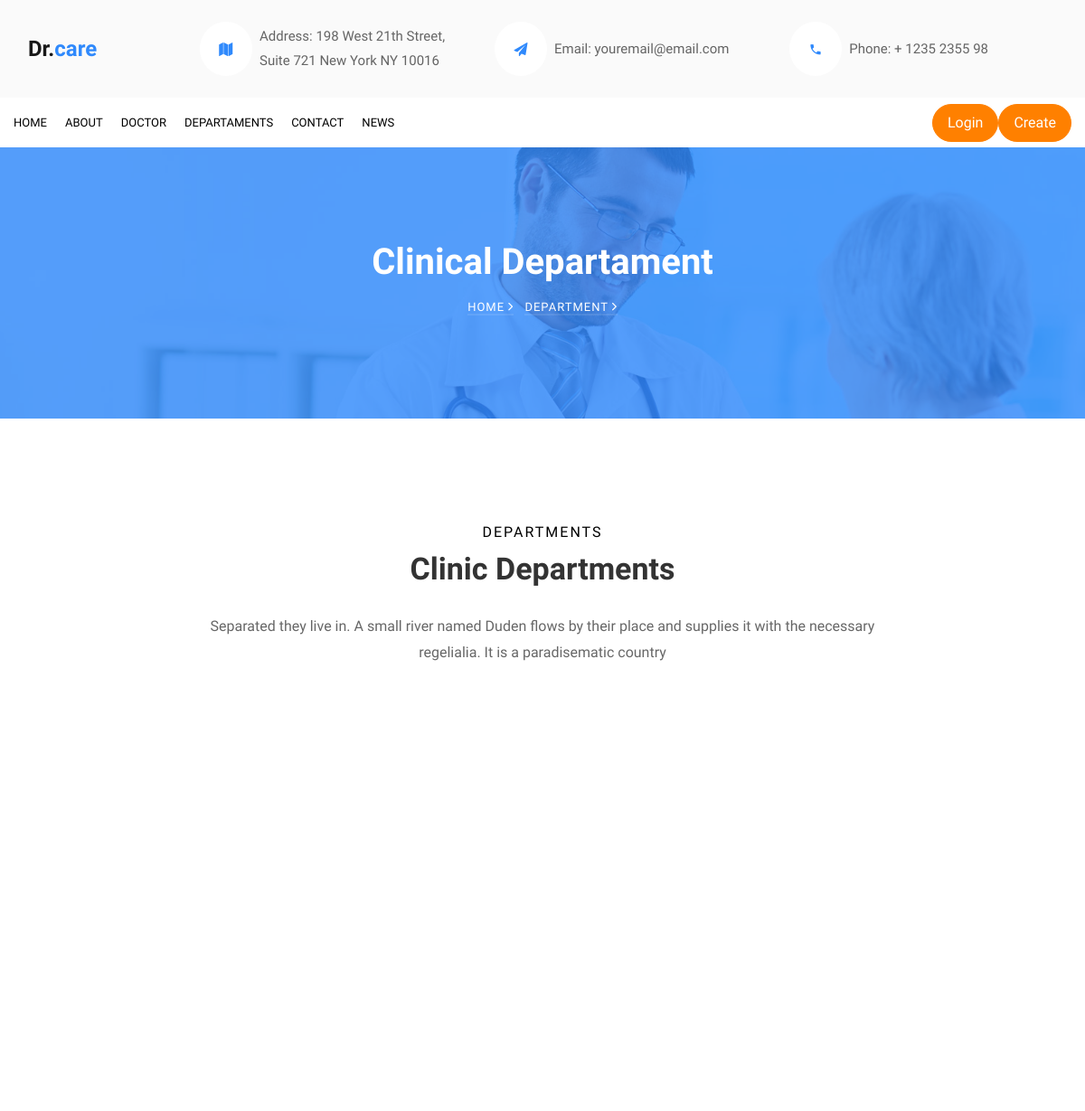
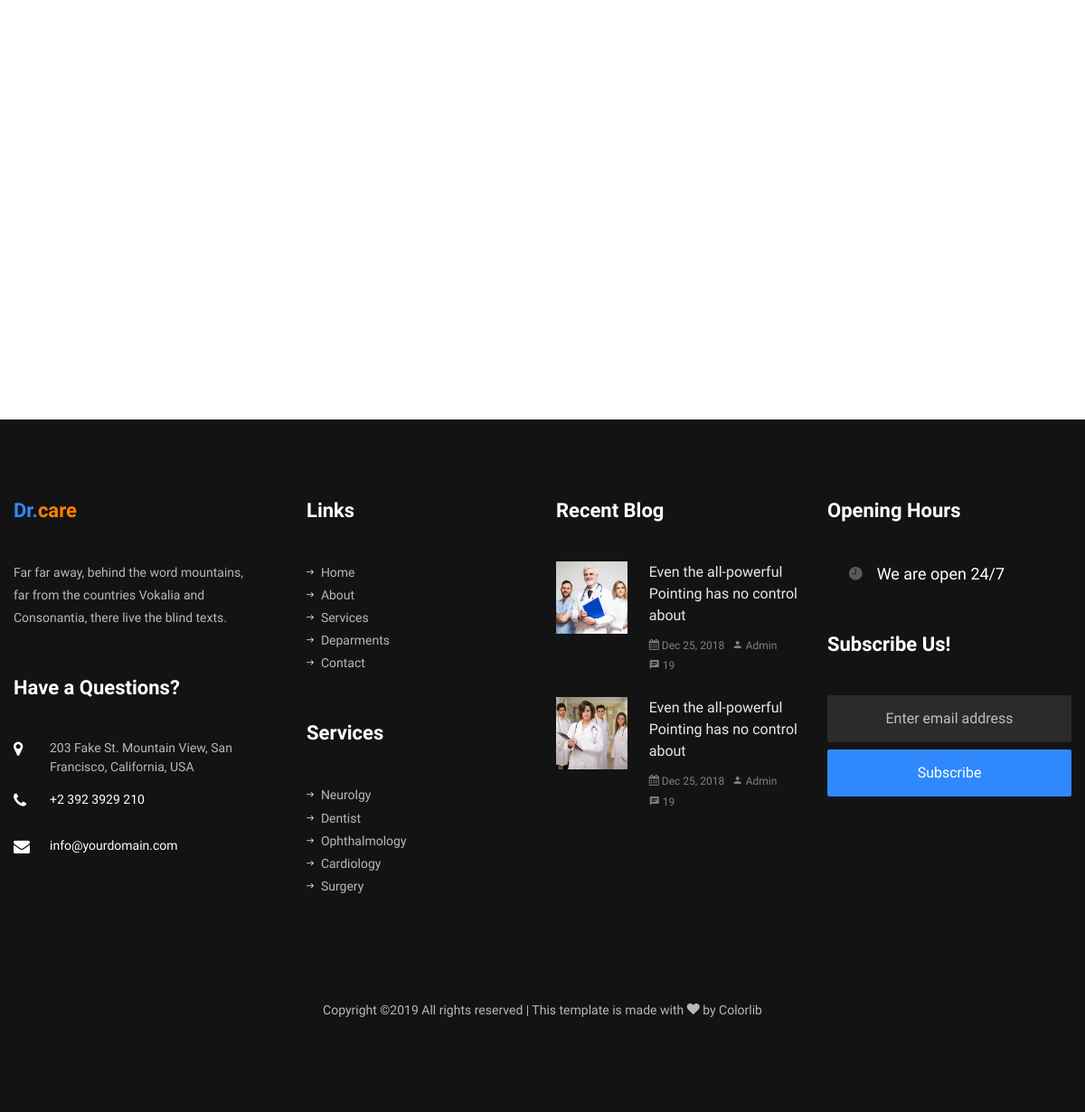
The page /departaments.php on the database its author committed (2 pictures, top to bottom).
### tables this page shows
CREATE TABLE IF NOT EXISTS `menu` (
  `id` int(11) NOT NULL AUTO_INCREMENT,
  `name` varchar(30) NOT NULL,
  `link` varchar(30) NOT NULL,
  PRIMARY KEY (`id`)
);

### php/functions.php (the view, shortened to what this page needs)
<?php
function getMenuLinks($conn){
    $SelectMenu = "SELECT `id`,`name`,`link` FROM `menu` ORDER BY `id` ASC";
    $resultSelectMenu = $conn->query($SelectMenu);
    if($resultSelectMenu->num_rows > 0){
        while($row = $resultSelectMenu->fetch_assoc()) {
        echo '<li class="nav-item"><a href="/'.$row['link'].'.php" class="nav-link pl-0">'.$row['name'].'</a></li>';
    }
  }
}

### rows shown on the page
menu: name "HOME"
menu: name "ABOUT"
menu: name "DOCTOR"
menu: name "DEPARTAMENTS"
menu: name "CONTACT"
menu: name "NEWS"

### other values the page prints
$vector[3] "Departament"
